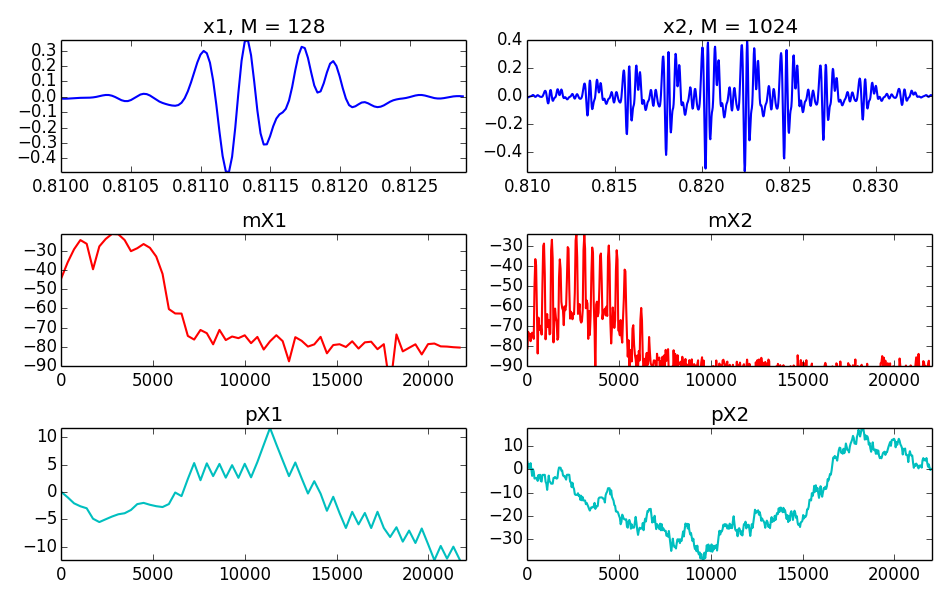

Python code for this plot:
import math
import matplotlib.pyplot as plt
import numpy as np
import time, os, sys

sys.path.append(os.path.join(os.path.dirname(os.path.realpath(__file__)), '../../../software/models/'))

import dftModel as DF
import utilFunctions as UF


(fs, x) = UF.wavread('../../../sounds/oboe-A4.wav')
N = 128
start = .81*fs
x1 = x[start:start+N] 
plt.figure(1, figsize=(9.5, 6))
plt.subplot(321)
plt.plot(np.arange(start, (start+N), 1.0)/fs, x1*np.hamming(N), 'b', lw=1.5)
plt.axis([start/fs, (start+N)/fs, min(x1*np.hamming(N)), max(x1*np.hamming(N))])
plt.title('x1, M = 128')

mX, pX = DF.dftAnal(x1, np.hamming(N), N)
plt.subplot(323)
plt.plot(np.arange(0, fs/2.0, float(fs)/N), mX, 'r', lw=1.5)
plt.axis([0,fs/2.0,-90,max(mX)])
plt.title('mX1')

plt.subplot(325)
plt.plot(np.arange(0, fs/2.0, float(fs)/N), pX, 'c', lw=1.5)
plt.axis([0,fs/2.0,min(pX),max(pX)])
plt.title('pX1')

N = 1024
start = .81*fs
x2 = x[start:start+N]
mX, pX = DF.dftAnal(x2, np.hamming(N), N)

plt.subplot(322)
plt.plot(np.arange(start, (start+N), 1.0)/fs, x2*np.hamming(N), 'b', lw=1.5)
plt.axis([start/fs, (start+N)/fs, min(x2), max(x2)])
plt.title('x2, M = 1024')

plt.subplot(324)
plt.plot(np.arange(0, fs/2.0, float(fs)/N), mX, 'r', lw=1.5)
plt.axis([0,fs/2.0,-90,max(mX)])
plt.title('mX2')

plt.subplot(326)
plt.plot(np.arange(0, fs/2.0, float(fs)/N), pX, 'c', lw=1.5)
plt.axis([0,fs/2.0,min(pX),max(pX)])
plt.title('pX2')

plt.tight_layout()
plt.savefig('window-size.png')
plt.show()
